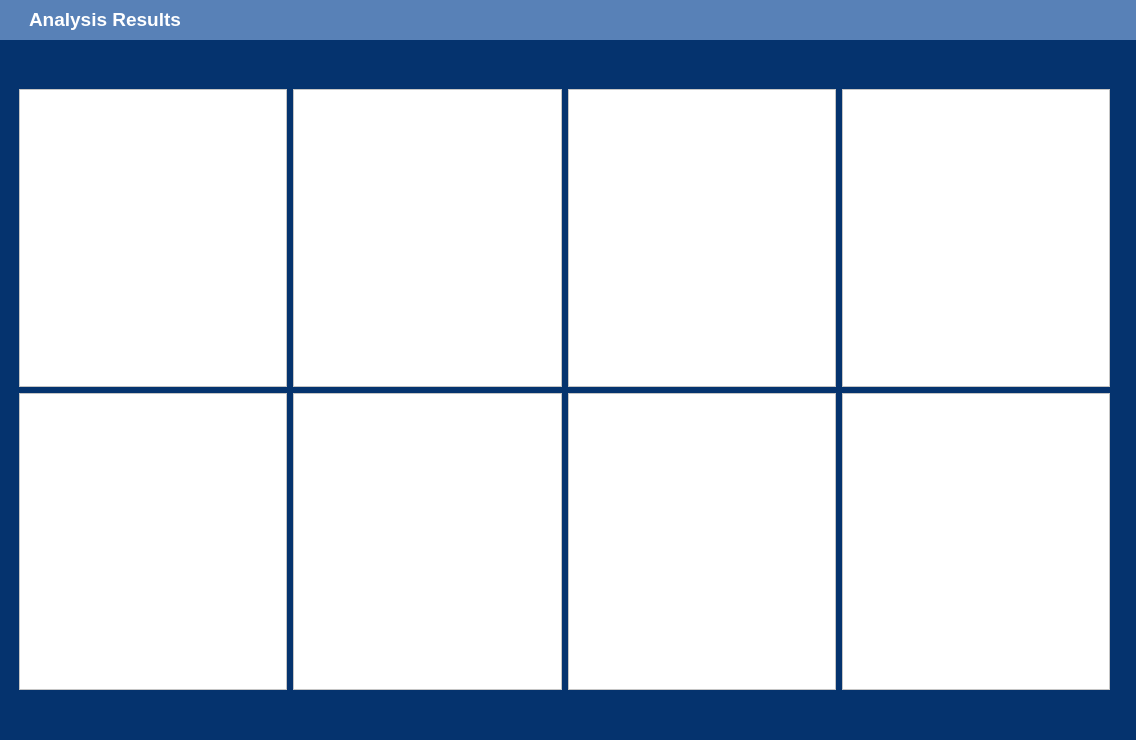
<?xml version="1.0" encoding="UTF-8"?>
<ui version="4.0">
 <class>Dialog</class>
 <widget class="QDialog" name="Dialog">
  <property name="geometry">
   <rect>
    <x>0</x>
    <y>0</y>
    <width>1136</width>
    <height>740</height>
   </rect>
  </property>
  <property name="windowTitle">
   <string>Dialog</string>
  </property>
  <widget class="QWidget" name="verticalLayoutWidget">
   <property name="geometry">
    <rect>
     <x>-1</x>
     <y>-1</y>
     <width>1141</width>
     <height>741</height>
    </rect>
   </property>
   <layout class="QVBoxLayout" name="verticalLayout">
    <item>
     <widget class="QStackedWidget" name="stackedWidget">
      <property name="styleSheet">
       <string notr="true">background-color: rgb(5, 51, 110);</string>
      </property>
      <property name="currentIndex">
       <number>1</number>
      </property>
      <widget class="QWidget" name="page">
       <widget class="QLabel" name="label_2">
        <property name="geometry">
         <rect>
          <x>0</x>
          <y>0</y>
          <width>1141</width>
          <height>41</height>
         </rect>
        </property>
        <property name="styleSheet">
         <string notr="true">background-color: rgb(88, 129, 183);</string>
        </property>
        <property name="text">
         <string/>
        </property>
       </widget>
       <widget class="QWidget" name="gridLayoutWidget">
        <property name="geometry">
         <rect>
          <x>20</x>
          <y>90</y>
          <width>1091</width>
          <height>601</height>
         </rect>
        </property>
        <layout class="QGridLayout" name="gridLayout">
         <item row="0" column="7">
          <widget class="QGraphicsView" name="graphicsView_2">
           <property name="styleSheet">
            <string notr="true">background-color: rgb(255, 255, 255);</string>
           </property>
          </widget>
         </item>
         <item row="1" column="7">
          <widget class="QGraphicsView" name="graphicsView">
           <property name="styleSheet">
            <string notr="true">background-color: rgb(255, 255, 255);</string>
           </property>
          </widget>
         </item>
         <item row="0" column="6">
          <widget class="QGraphicsView" name="graphicsView_5">
           <property name="styleSheet">
            <string notr="true">background-color: rgb(255, 255, 255);</string>
           </property>
          </widget>
         </item>
         <item row="1" column="4">
          <widget class="QGraphicsView" name="graphicsView_6">
           <property name="styleSheet">
            <string notr="true">background-color: rgb(255, 255, 255);</string>
           </property>
          </widget>
         </item>
         <item row="1" column="3">
          <widget class="QGraphicsView" name="graphicsView_3">
           <property name="styleSheet">
            <string notr="true">background-color: rgb(255, 255, 255);</string>
           </property>
          </widget>
         </item>
         <item row="1" column="6">
          <widget class="QGraphicsView" name="graphicsView_4">
           <property name="styleSheet">
            <string notr="true">background-color: rgb(255, 255, 255);</string>
           </property>
          </widget>
         </item>
         <item row="0" column="4">
          <widget class="QGraphicsView" name="graphicsView_8">
           <property name="styleSheet">
            <string notr="true">background-color: rgb(255, 255, 255);</string>
           </property>
          </widget>
         </item>
         <item row="0" column="3">
          <widget class="QGraphicsView" name="graphicsView_7">
           <property name="styleSheet">
            <string notr="true">background-color: rgb(255, 255, 255);</string>
           </property>
          </widget>
         </item>
        </layout>
       </widget>
       <widget class="QLabel" name="label_3">
        <property name="geometry">
         <rect>
          <x>30</x>
          <y>10</y>
          <width>121</width>
          <height>21</height>
         </rect>
        </property>
        <property name="font">
         <font>
          <family>Cantarell</family>
          <pointsize>14</pointsize>
          <weight>75</weight>
          <bold>true</bold>
         </font>
        </property>
        <property name="styleSheet">
         <string notr="true">color: rgb(255, 255, 255);
background-color: rgb(88, 129, 183);</string>
        </property>
        <property name="text">
         <string>1 страница</string>
        </property>
       </widget>
      </widget>
      <widget class="QWidget" name="page_2">
       <widget class="QLabel" name="label">
        <property name="geometry">
         <rect>
          <x>0</x>
          <y>0</y>
          <width>1141</width>
          <height>41</height>
         </rect>
        </property>
        <property name="styleSheet">
         <string notr="true">
background-color: rgb(88, 129, 183);</string>
        </property>
        <property name="text">
         <string/>
        </property>
       </widget>
       <widget class="QWidget" name="gridLayoutWidget_2">
        <property name="geometry">
         <rect>
          <x>20</x>
          <y>90</y>
          <width>1091</width>
          <height>601</height>
         </rect>
        </property>
        <layout class="QGridLayout" name="gridLayout_2">
         <item row="0" column="7">
          <widget class="QGraphicsView" name="graphicsView_9">
           <property name="styleSheet">
            <string notr="true">background-color: rgb(255, 255, 255);</string>
           </property>
          </widget>
         </item>
         <item row="1" column="7">
          <widget class="QGraphicsView" name="graphicsView_10">
           <property name="styleSheet">
            <string notr="true">background-color: rgb(255, 255, 255);</string>
           </property>
          </widget>
         </item>
         <item row="0" column="6">
          <widget class="QGraphicsView" name="graphicsView_11">
           <property name="styleSheet">
            <string notr="true">background-color: rgb(255, 255, 255);</string>
           </property>
          </widget>
         </item>
         <item row="1" column="4">
          <widget class="QGraphicsView" name="graphicsView_12">
           <property name="styleSheet">
            <string notr="true">background-color: rgb(255, 255, 255);</string>
           </property>
          </widget>
         </item>
         <item row="1" column="3">
          <widget class="QGraphicsView" name="graphicsView_13">
           <property name="styleSheet">
            <string notr="true">background-color: rgb(255, 255, 255);</string>
           </property>
          </widget>
         </item>
         <item row="1" column="6">
          <widget class="QGraphicsView" name="graphicsView_14">
           <property name="styleSheet">
            <string notr="true">background-color: rgb(255, 255, 255);</string>
           </property>
          </widget>
         </item>
         <item row="0" column="4">
          <widget class="QGraphicsView" name="graphicsView_15">
           <property name="styleSheet">
            <string notr="true">background-color: rgb(255, 255, 255);</string>
           </property>
          </widget>
         </item>
         <item row="0" column="3">
          <widget class="QGraphicsView" name="graphicsView_16">
           <property name="styleSheet">
            <string notr="true">background-color: rgb(255, 255, 255);</string>
           </property>
          </widget>
         </item>
        </layout>
       </widget>
       <widget class="QLabel" name="label_4">
        <property name="geometry">
         <rect>
          <x>30</x>
          <y>10</y>
          <width>161</width>
          <height>21</height>
         </rect>
        </property>
        <property name="font">
         <font>
          <family>Cantarell</family>
          <pointsize>14</pointsize>
          <weight>75</weight>
          <bold>true</bold>
         </font>
        </property>
        <property name="styleSheet">
         <string notr="true">color: rgb(255, 255, 255);
background-color: rgb(88, 129, 183);</string>
        </property>
        <property name="text">
         <string>Analysis Results</string>
        </property>
       </widget>
      </widget>
     </widget>
    </item>
   </layout>
  </widget>
 </widget>
 <resources/>
 <connections/>
</ui>
